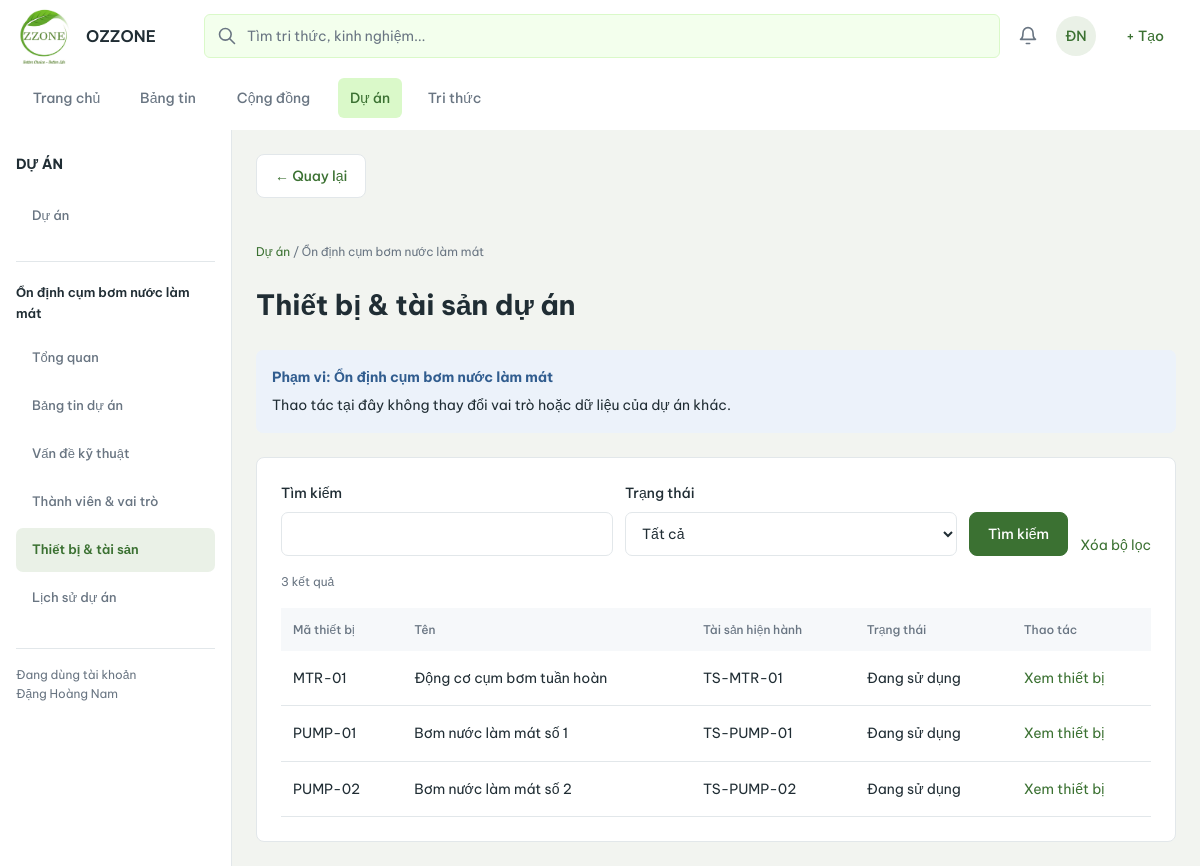
Screenshot of /projects/4/equipment/ (signed in) with the database file from the repository.
### projectp/models.py (models this page shows, shortened)
class TimeStamped(models.Model):
    ngay_tao = models.DateTimeField(auto_now_add=True)
    ngay_cap_nhat = models.DateTimeField(auto_now=True)
    class Meta:
        abstract = True

class DuAn(TimeStamped):
    class Status(models.TextChoices):
        ACTIVE = "dang_thuc_hien", "Đang thực hiện"
        COMPLETED = "hoan_thanh", "Hoàn thành"
        ARCHIVED = "luu_tru", "Lưu trữ"
    ma_du_an = models.BigAutoField(primary_key=True)
    ma_du_an_nghiep_vu = models.CharField(max_length=50, unique=True)
    ten_du_an = models.CharField(max_length=200)
    mo_ta = models.TextField(blank=True)
    cong_dong = models.OneToOneField(
        CongDong,
        on_delete=models.PROTECT,
        related_name='du_an_lien_ket',
        db_column='ma_cong_dong',
    )
    nguoi_tao = models.ForeignKey(USER, on_delete=models.PROTECT, related_name='+', db_column='nguoi_tao')
    trang_thai = models.CharField(max_length=30, choices=Status.choices, default=Status.ACTIVE)
    ngay_bat_dau = models.DateField()
    ngay_ket_thuc = models.DateField(null=True, blank=True)
    luu_tru_luc = models.DateTimeField(null=True, blank=True)
    nguoi_luu_tru = models.ForeignKey(
        USER,
        null=True,
        blank=True,
        on_delete=models.PROTECT,
        related_name='+',
        db_column='nguoi_luu_tru',
    )
    class Meta:
        db_table = "DU_AN"
        constraints = [
            models.CheckConstraint(
                condition=Q(ngay_ket_thuc__isnull=True) | Q(ngay_ket_thuc__gte=F('ngay_bat_dau')),
                name='ck_prj_dates',
            ),
            models.CheckConstraint(
                condition=(
                    Q(trang_thai='luu_tru', luu_tru_luc__isnull=False, nguoi_luu_tru__isnull=False)
                    | (
                        ~Q(trang_thai='luu_tru')
                        & Q(luu_tru_luc__isnull=True, nguoi_luu_tru__isnull=True)
                    )
                ),
                name='ck_prj_archive',
            ),
        ]
    @property
    def da_luu_tru(self):
        return self.trang_thai == self.Status.ARCHIVED

class MaThietBi(TimeStamped):
    ma_the_thiet_bi = models.BigAutoField(primary_key=True)
    du_an = models.ForeignKey(DuAn, on_delete=models.PROTECT, db_column="ma_du_an")
    ma_thiet_bi = models.CharField(max_length=100)
    ten_thiet_bi = models.CharField(max_length=200)
    mo_ta = models.TextField(blank=True)
    dang_su_dung = models.BooleanField(default=True)
    class Meta:
        db_table = "MA_THIET_BI"
        constraints = [models.UniqueConstraint(fields=['du_an', 'ma_thiet_bi'], name='uq_ma_thiet_bi_du_an')]

class TaiSanThietBi(TimeStamped):
    ma_tai_san = models.BigAutoField(primary_key=True)
    ma_the_thiet_bi = models.ForeignKey(MaThietBi, on_delete=models.PROTECT, db_column='ma_the_thiet_bi')
    ma_tai_san_noi_bo = models.CharField(max_length=100, unique=True, db_column='ma_tai_san_nghiep_vu')
    so_serial = models.CharField(max_length=150, blank=True)
    trang_thai = models.CharField(
        max_length=30,
        choices=[('dang_su_dung', 'Đang sử dụng'), ('ngung_su_dung', 'Ngừng sử dụng')],
        default='dang_su_dung',
    )
    ngay_bat_dau_su_dung = models.DateField(default=timezone.localdate)
    ngay_ket_thuc_su_dung = models.DateField(null=True, blank=True)
    class Meta:
        db_table = "TAI_SAN_THIET_BI"
        constraints = [
            models.UniqueConstraint(
                fields=['ma_the_thiet_bi'],
                condition=Q(trang_thai='dang_su_dung'),
                name='uq_asset_active',
            ),
            models.CheckConstraint(
                condition=(
                    Q(ngay_ket_thuc_su_dung__isnull=True)
                    | Q(ngay_ket_thuc_su_dung__gte=F('ngay_bat_dau_su_dung'))
                ),
                name='ck_asset_dates',
            ),
            models.CheckConstraint(
                condition=(
                    Q(trang_thai='dang_su_dung', ngay_ket_thuc_su_dung__isnull=True)
                    | Q(trang_thai='ngung_su_dung', ngay_ket_thuc_su_dung__isnull=False)
                ),
                name='ck_asset_lifecycle',
            ),
        ]

### projects/views_manage.py (the view)
# urls.py: path("<int:pk>/equipment/", views.equipment_list, name="equipment"),
def equipment_list(request, pk):
    return management_listing(request, pk, "equipment")

### projects/templates/projects/manage_table.html (shortened to what this page needs)
{% extends "projects/manage_base.html" %}
{% block workspace_content %}
    <div class="pm-info">
        <strong>
            Phạm vi: {{ project.ten_du_an }}
        </strong>
        <p>
            Thao tác tại đây không thay đổi vai trò hoặc dữ liệu của dự án khác.
        </p>
    </div>
    <section class="pm-panel">
        <form method="get" class="pm-filter">
            <div class="pm-field">
                <label for="pm-q">
                    Tìm kiếm
                </label>
                <input id="pm-q" name="q" value="{{ q }}" maxlength="100">
            </div>
            <div class="pm-field">
                <label for="pm-status">
                    Trạng thái
                </label>
                <select id="pm-status" name="status">
                    <option value="">
                        Tất cả
                    </option>
                </select>
            </div>
            <button class="pm-button" type="submit">
                Tìm kiếm
            </button>
            <a href="{{ request.path }}">
                Xóa bộ lọc
            </a>
        </form>
        <p class="pm-caption">
            {{ page_obj.paginator.count }} kết quả
        </p>
        <div class="pm-table-scroll">
            <table>
                <thead>
                    <tr>
                        {% for column in columns %}
                            <th scope="col">
                                {{ column }}
                            </th>
                        {% endfor %}
                        <th scope="col">
                            Thao tác
                        </th>
                    </tr>
                </thead>
                <tbody>
                    {% for row in rows %}
                        <tr>
                            {% for cell in row.cells %}
                                <td>
                                    {{ cell }}
                                </td>
                            {% endfor %}
                            <td>
                                <div class="pm-actions">
                                    {% if row.view_url %}
                                        <a href="{{ row.view_url }}">
                                            Xem thiết bị
                                        </a>
                                    {% endif %}
                                </div>
                            </td>
                        </tr>
                    {% empty %}
                        <tr>
                            <td colspan="5">
                                Chưa có dữ liệu phù hợp.
                            </td>
                        </tr>
                    {% endfor %}
                </tbody>
            </table>
        </div>
    </section>
{% endblock %}

### projects/templates/projects/base.html (shortened to what this page needs)
{% extends "base.html" %}
{% load ozzone_names %}
{% load static %}
{% block extra_css %}
    <link rel="stylesheet"
          href="{% static 'projects/projects.css' %}?v=20261111-project-cards">
    <link rel="stylesheet" href="{% static 'ozzone/workspace.css' %}?v=20261116-post-files">
{% endblock %}
{% block sidebar %}
    <aside class="pm-sidebar oz-module-sidebar" aria-label="Điều hướng dự án">
        <h2 class="oz-module-title">Dự án</h2>
        <nav class="oz-module-nav" aria-label="Mục chung của dự án">
            <a href="{% url 'projects:list' %}"{% if not project and section == 'list' %} class="is-active" aria-current="page"{% endif %}>Dự án</a>
        </nav>
        {% if project %}
        <section class="oz-module-context" aria-label="Dự án đang xem">
            <h3 class="oz-module-context-title">{{ project.ten_du_an }}</h3>
            <nav class="oz-module-nav" aria-label="Mục trong {{ project.ten_du_an }}">
                {% for key, label, href in project_nav %}
                    {% if href %}
                        <a href="{{ href }}"{% if key == section %} class="is-active" aria-current="page"{% endif %}>{{ label }}</a>
                    {% endif %}
                {% endfor %}
            </nav>
        </section>
        {% endif %}
        <p class="oz-sidebar-foot">Đang dùng tài khoản<br>{{ request.user|ho_ten }}</p>
    </aside>
{% endblock %}
{% block main_class %}
    project-main
{% endblock %}
{% block content %}
    <div class="pm-content">
        {% if project %}
        <div class="oz-page-navigation">
            {% if cancel_url %}
                <a class="pm-button pm-secondary" href="{{ cancel_url }}">← Quay lại</a>
            {% elif back_url %}
                <a class="pm-button pm-secondary" href="{{ back_url }}">← Quay lại</a>
            {% elif request.resolver_match.url_name == 'detail' %}
                <a class="pm-button pm-secondary" href="{% url 'projects:list' %}">← Danh sách dự án</a>
            {% else %}
                <a class="pm-button pm-secondary" href="{% url 'projects:detail' project.pk %}">← Quay lại dự án</a>
            {% endif %}
        </div>
        <p class="pm-caption">
            <a href="{% url 'projects:list' %}">Dự án</a>
            {% if project %}
                / {{ project.ten_du_an }}
            {% endif %}
        </p>
        {% endif %}
        {% block project_content %}{% endblock %}
    </div>
{% endblock %}

### templates/base.html (shortened to what this page needs)
{% load ozzone_names %}
{% load static %}
{% url 'core:home' as home_url %}
{% url 'social:feed' as feed_url %}
{% url 'communities:list' as communities_url %}
{% url 'projects:list' as projects_url %}
{% url 'knowledge:list' as knowledge_url %}
{% url 'knowledge:search' as search_url %}
{% url 'notifications:list' as notices_url %}
{% url 'accounts:profile' as profile_url %}
{% url 'accounts:login' as login_url %}
{% url 'accounts:logout' as logout_url %}
{% url 'admin:index' as admin_url %}
{% url 'admin:login' as admin_login_url %}
{% url 'social:create' as create_post_url %}
{% url 'admin:projectp_congdong_add' as create_community_url %}
{% url 'projects:create' as create_project_url %}
{% url 'knowledge:create' as create_knowledge_url %}
{% firstof home_url projects_url as landing_url %}
{% firstof active_nav request.resolver_match.app_name as current_app %}
<!DOCTYPE html>
<html lang="vi">
<head>
    <link rel="stylesheet" href="{% static 'ozzone/post_attachments.css' %}?v=attachment-controls">
    <link rel="stylesheet" href="{% static 'ozzone/confirmation.css' %}">
    {% block extra_css %}{% endblock %}
</head>
<body>
    <header class="oz-header">
        <a
            class="oz-brand"
            href="{{ landing_url }}"
            aria-label="OZZONE"
        >
            <span class="oz-logo">
                <img
                    src="{% static 'ozzone/logo.jpg' %}"
                    alt=""
                >
            </span>
            <span class="oz-brand-text">OZZONE</span>
        </a>
        <nav class="oz-nav" aria-label="Điều hướng chính">
            {% if home_url %}
                <a
                    class="oz-nav-item"
                    href="{{ home_url }}"
                >
                    Trang chủ
                </a>
            {% endif %}
            {% if feed_url %}
                <a
                    class="oz-nav-item"
                    href="{{ feed_url }}"
                >
                    Bảng tin
                </a>
            {% endif %}
            {% if communities_url %}
                <a
                    class="oz-nav-item"
                    href="{{ communities_url }}"
                >
                    Cộng đồng
                </a>
            {% endif %}
            {% if projects_url %}
                <a
                    class="oz-nav-item"
                    href="{{ projects_url }}"
                    {% if current_app == 'projects' %}
                        aria-current="page"
                    {% endif %}
                >
                    Dự án
                </a>
            {% else %}
                <span class="oz-nav-item" aria-disabled="true">
                    Dự án
                </span>
            {% endif %}
            {% if knowledge_url %}
                <a
                    class="oz-nav-item"
                    href="{{ knowledge_url }}"
                >
                    Tri thức
                </a>
            {% endif %}
        </nav>
        <form
            class="oz-search"
            method="get"
            {% if search_url %}
                action="{{ search_url }}"
            {% endif %}
        >
            <input
                type="search"
                name="q"
                placeholder="Tìm tri thức, kinh nghiệm..."
                aria-label="Tìm tri thức, kinh nghiệm"
            >
        </form>
        <a
            class="oz-bell"
            aria-label="Thông báo"
            {% if notices_url %}
                href="{{ notices_url }}"
            {% else %}
                aria-disabled="true"
                title="Thông báo đang được tích hợp"
            {% endif %}
        >
        </a>
        {% if request.user.is_authenticated %}
            <details class="oz-menu">
                <summary
                    class="oz-avatar"
                    aria-label="Tài khoản {{ request.user.username }}"
                >
                    {% if request.user.first_name or request.user.last_name %}
                        {{ request.user.last_name|first|upper }}{{ request.user.first_name|first|upper }}
                    {% else %}
                        {{ request.user.username|slice:':2'|upper }}
                    {% endif %}
                </summary>
            </details>
            <details class="oz-menu">
                <summary class="oz-create">+ Tạo</summary>
            </details>
        {% endif %}
    </header>
    <div class="oz-layout">
        {% block sidebar %}{% endblock %}
        <main
            id="main-content"
            class="oz-main {% block main_class %}{% endblock %}"
        >
            {% block content %}{% endblock %}
        </main>
    </div>
</body>
</html>

### rows the page displays
DuAn: ten_du_an "Ổn định cụm bơm nước làm mát"
MaThietBi: cells "MTR-01" "Động cơ cụm bơm tuần hoàn"
TaiSanThietBi: cells "TS-MTR-01"
MaThietBi: cells "PUMP-01" "Bơm nước làm mát số 1"
TaiSanThietBi: cells "TS-PUMP-01"
MaThietBi: cells "PUMP-02" "Bơm nước làm mát số 2"
TaiSanThietBi: cells "TS-PUMP-02"

### other values shown
{{ request.user.last_name|first|upper }} "Đ"
{{ request.user.first_name|first|upper }} "N"
{{ label }} "Tổng quan" "Bảng tin dự án" "Vấn đề kỹ thuật" "Thành viên & vai trò" "Thiết bị & tài sản" "Lịch sử dự án"
{{ request.user|ho_ten }} "Đặng Hoàng Nam"
{{ page_title }} "Thiết bị & tài sản dự án"
{{ page_obj.paginator.count }} "3"
{{ column }} "Mã thiết bị" "Tên" "Tài sản hiện hành" "Trạng thái"
{{ cell }} "Đang sử dụng" "Đang sử dụng" "Đang sử dụng"
